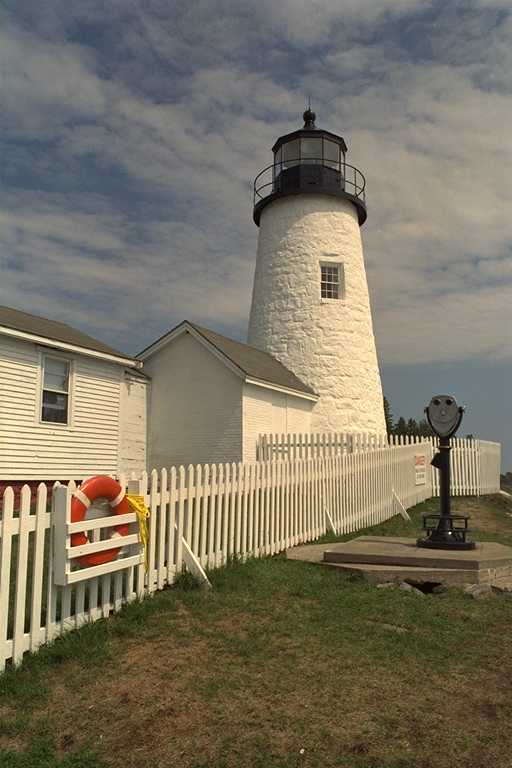
#> input picture hw1_r14942096/images/ground_truth/A.png, 512 x 768 px
$ python -i main.py   (imports and definitions only)
#> lines starting #> are read from the running program, lines starting #| are printed output that depends on the picture
#> further down, picture is the input picture: shape (768, 512, 3); mean B, G, R 98.2, 115.5, 122.5
import numpy as np
import cv2
import os
import time

# --- Global Calibration Data (From Zhang) ---
# Defining these globally is more efficient than redefining them inside the loop
K = np.array([
    [647.20561101,   0.0,         325.37416519],
    [  0.0,         647.96778345, 253.87801536],
    [  0.0,           0.0,           1.0      ]
], dtype=np.float64)

DIST = np.array([-0.17280594, -0.23860071,
                 -0.00133931,  0.00224144,
                 0.03647576], dtype=np.float64)

# [20 lines left out: function undistort_image_memory, not called in this run]

def enhance_for_colmap(image):
    """
    Applies CLAHE (Low Light Fix), Denoising, and Sharpening.
    Optimized for COLMAP feature extraction.
    """
    # 1. CLAHE (Contrast Limited Adaptive Histogram Equalization)
    # This improves low light details without blowing out bright spots
    lab = cv2.cvtColor(image, cv2.COLOR_BGR2LAB)
#> lab: shape (768, 512, 3); mean of channels 0, 1, 2 123.3, 128.1, 138.7
    l, a, b = cv2.split(lab)
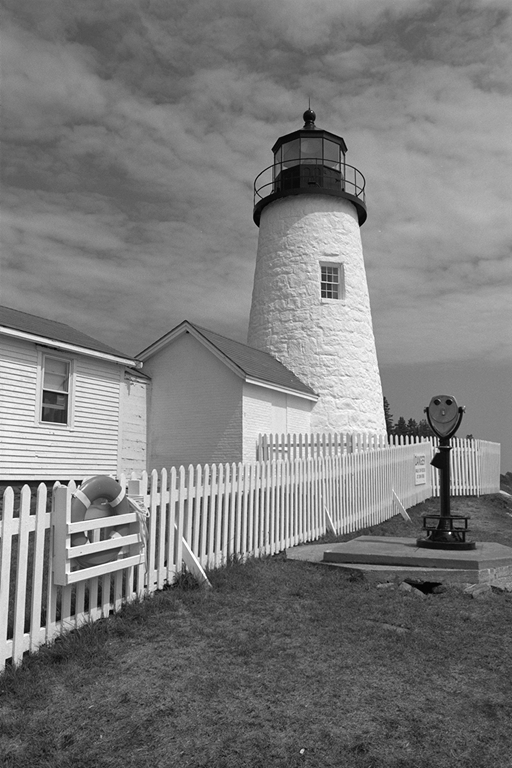
#> l: shape (768, 512); min 0, max 255, mean 123.3
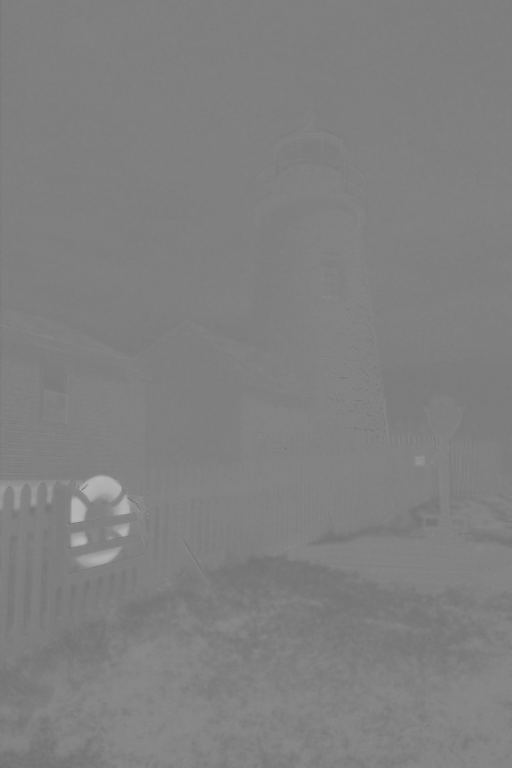
#> a: shape (768, 512); min 112, max 182, mean 128.1
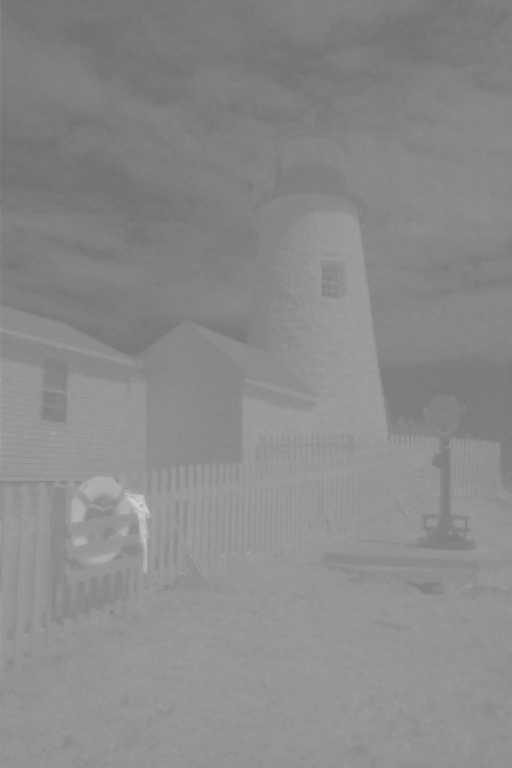
#> b: shape (768, 512); min 112, max 211, mean 138.7

    # ClipLimit=3.0 is aggressive enough for low light but prevents too much noise
    clahe = cv2.createCLAHE(clipLimit=3.0, tileGridSize=(8, 8))
    cl = clahe.apply(l)
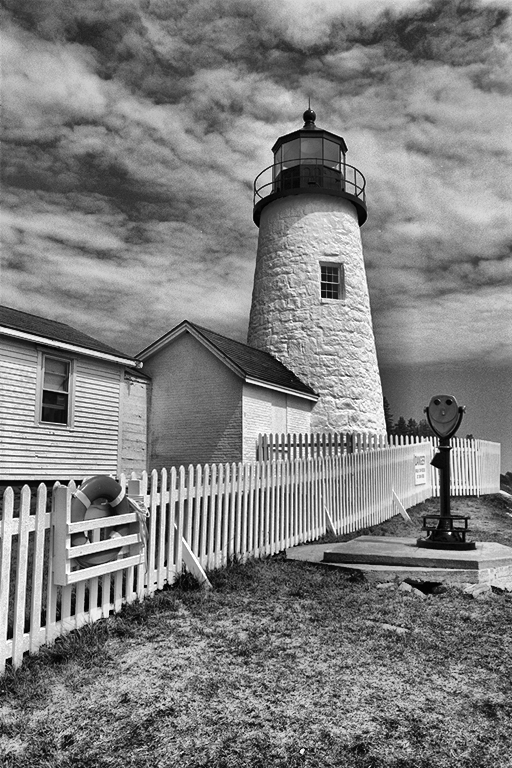
#> cl: shape (768, 512); min 0, max 255, mean 128.3

    limg = cv2.merge((cl, a, b))
#> limg: shape (768, 512, 3); mean of channels 0, 1, 2 128.3, 128.1, 138.7
    enhanced_img = cv2.cvtColor(limg, cv2.COLOR_LAB2BGR)
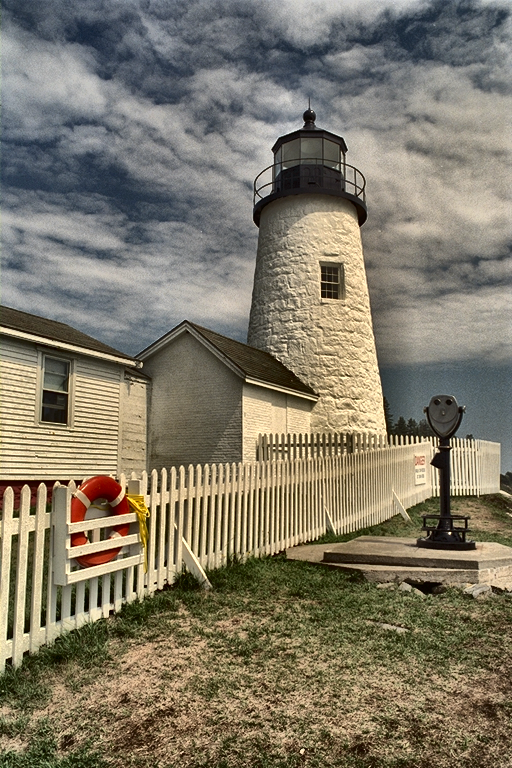
#> enhanced_img: shape (768, 512, 3); mean B, G, R 103.5, 121.1, 128.2

    # 2. Denoising
    # Essential because CLAHE amplifies sensor noise in the dark
    denoised = cv2.fastNlMeansDenoisingColored(enhanced_img, None, h=3, hColor=3, templateWindowSize=7, searchWindowSize=21)

    # 3. Sharpening
    # Helps SIFT/ORB find edges in the now-denoised image
    kernel = np.array([[0, -1, 0],
                       [-1, 5,-1],
                       [0, -1, 0]])
    sharpened = cv2.filter2D(denoised, -1, kernel)
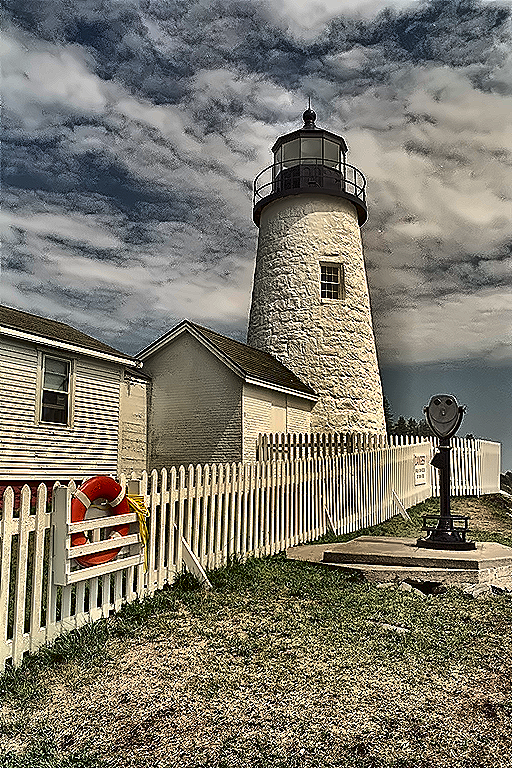
#> sharpened: shape (768, 512, 3); mean B, G, R 108.5, 121.2, 125.5

    return sharpened

# [42 lines left out: function main, not called in this run]

# [2 lines not run here, left out]

>>> import cv2
>>> picture = cv2.imread('../../hw1_r14942096/images/ground_truth/A.png')
>>> result = enhance_for_colmap(picture)

$ run again, on hw1_r14942096/images/p1/B.png
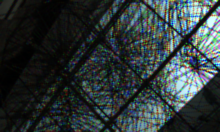
#> input picture hw1_r14942096/images/p1/B.png, 220 x 132 px
#> picture is the input picture: shape (132, 220, 3); mean B, G, R 55.3, 55, 45.9
#> lab: shape (132, 220, 3); mean of channels 0, 1, 2 55.4, 125.9, 127
#> limg: shape (132, 220, 3); mean of channels 0, 1, 2 84.3, 125.9, 127
#> in enhance_for_colmap, `enhanced_img = cv2.cvtColor(limg, cv2.COLOR_LAB2BGR)`:
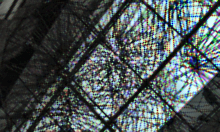
#> enhanced_img: shape (132, 220, 3); mean B, G, R 82.5, 82.4, 73.4
#> in enhance_for_colmap, `sharpened = cv2.filter2D(denoised, -1, kernel)`:
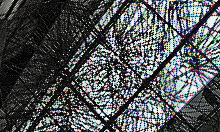
#> sharpened: shape (132, 220, 3); mean B, G, R 82.8, 82.2, 76.9

$ run again, on hw1_r14942096/images/p1/C.png
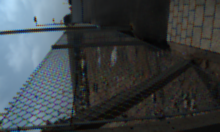
#> input picture hw1_r14942096/images/p1/C.png, 220 x 132 px
#> picture is the input picture: shape (132, 220, 3); mean B, G, R 70, 66.6, 60.3
#> lab: shape (132, 220, 3); mean of channels 0, 1, 2 68.4, 126.9, 125.8
#> in enhance_for_colmap, `l, a, b = cv2.split(lab)`:
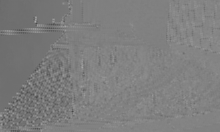
#> b: shape (132, 220); min 72, max 170, mean 125.8
#> limg: shape (132, 220, 3); mean of channels 0, 1, 2 98.4, 126.9, 125.8
#> in enhance_for_colmap, `sharpened = cv2.filter2D(denoised, -1, kernel)`:
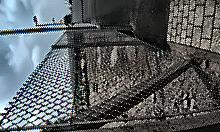
#> sharpened: shape (132, 220, 3); mean B, G, R 97.5, 94.9, 89.7
